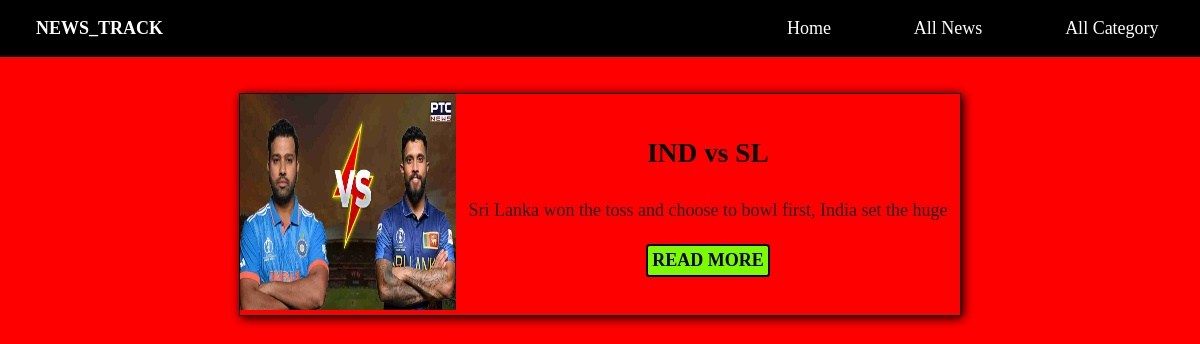
The page /news/ on the database as committed earlier.
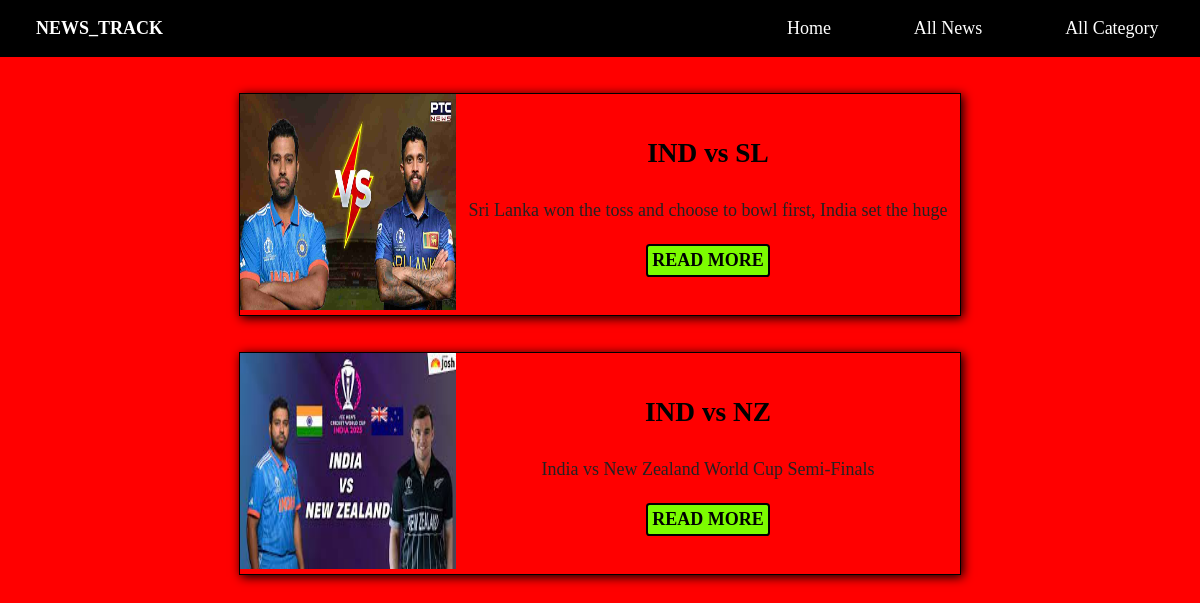
The same page on the database as committed later.
### main/models.py (models this page shows, shortened)
class News(models.Model):
    Category = models.ForeignKey(Category,on_delete=models.CASCADE)
    title = models.CharField(max_length=200)
    image = models.ImageField(upload_to='img/')
    detail = models.TextField()
    add_time = models.DateTimeField(auto_now_add=True)
    class Meta:
        verbose_name_plural='News'

### main/views.py (the view)
# urls.py: path('news/',views.allnews,name='news'),
def allnews(request):
    fnews = News.objects.all()
    return render(request,'news.html',{'fnews':fnews})

### main/templates/news.html (shortened to what this page needs)
<!DOCTYPE html>
{% load static %}
<html lang="en">
<head>
    <link rel="stylesheet" href="/static/style.css">
</head>
<body>
    {% include 'nav.html'%}
    {% block content %}
    <div class="newscard">
        {% for data in fnews%}
        <div class="card4">
            <div class="newsimg">
                <img src="/mediafiles/{{data.image}}" alt="">
            </div>
            <div class="newstext" style="width: 30rem;height: 10rem;text-align: center;">
                <h1>{{data.title}}</h1>
                <p>{{data.detail}}</p>
                <button><a href="/new/{{data.id}}">READ MORE</a></button>
            </div>
        </div>
        {% endfor %}
    </div>
    {%endblock content%}
</body>
</html>

Rows that differ between the two databases and show on the page:
added News: image (picture), title "IND vs NZ", detail "India vs New Zealand World Cup Semi-Finals"
